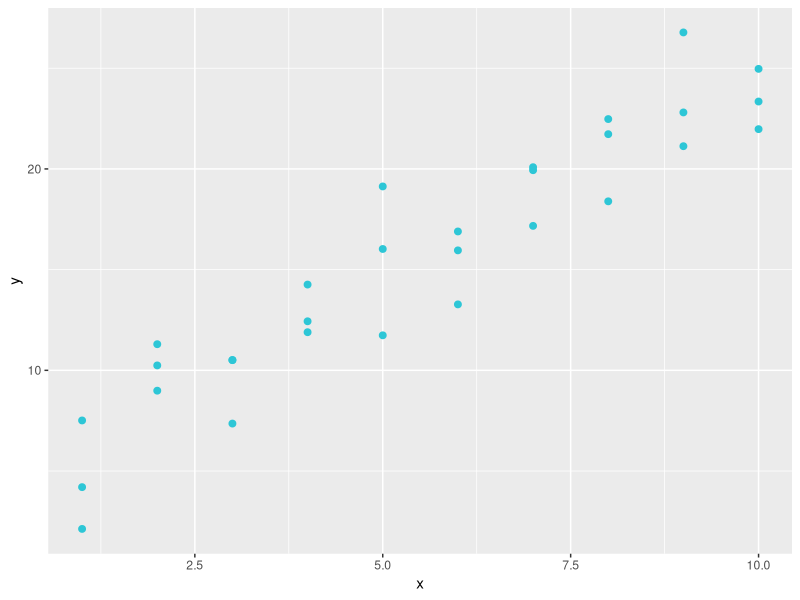

Write R code to recreate this figure.
library(tidyverse)
library(modelr)
library(ggplot2)

ggplot(sim1, aes(x, y)) + 
  geom_point(size = 2, colour = "#2DC6D6")

a <- 2 



